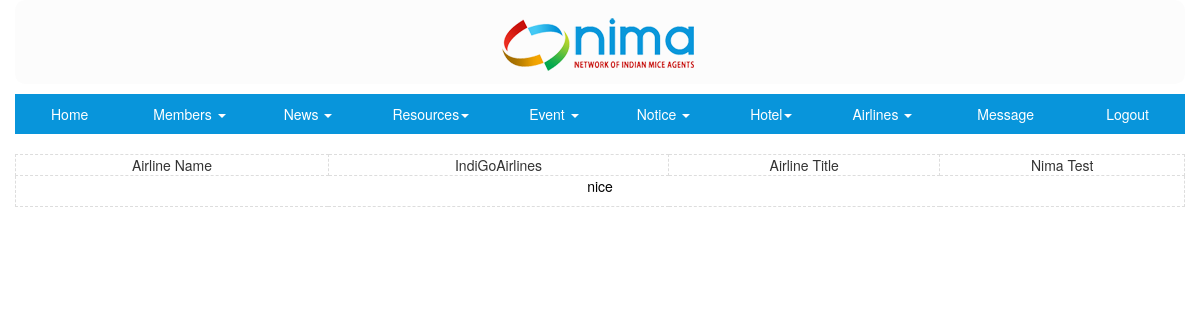
/admin/view-airline.php?view=1 (signed in), run on the app's committed database.
### tables this page shows
CREATE TABLE IF NOT EXISTS `airline` (
`id` int(11) NOT NULL,
  `airline` varchar(100) NOT NULL,
  `name` varchar(100) NOT NULL,
  `description` varchar(10000) NOT NULL
);

### admin/view-airline.php (the view, shortened to what this page needs)
 <!DOCTYPE html>
 <html><head>
  <link rel="stylesheet" href="../css/bootstrap.min.css" type="text/css" />
</head>
<body>
<div class="container"><?php  include "head.php";?></div>
<?php include "../includes/db-connect.php";include("session.php");
$view_id = $_GET['view'];
$data=mysql_query("select * from airline where id='$view_id'");
			$rec=mysql_fetch_row($data);
echo"
		<div class='container'>
		<br>
		<style>td{border:1px dashed #ddd;}th{border:1px dashed #ddd;}#a{textdecoration:none;color:black;}</style>
		<table width='100%' border='1'>
  <tr>
    <td><div align='center'>Airline Name </div></td>
    <td><div align='center'>$rec[1]</div></td>
    <td><div align='center'>Airline Title </div></td>
    <td><div align='center'>$rec[2]</div></td>
  </tr>
  <tr>
    <td colspan='4' id='a'><div align='center' >$rec[3]</div></td>
  </tr>
</table></div>";
?>
</body>
</html>

### admin/head.php (style rules this page uses)
.container { padding-left:0px; padding-right:0px; }

### admin/view-airline.php (style rules this page uses)
td { border:1px dashed #ddd; }
#a { textdecoration:none;color:black; }

### data on the page
airline: airline "IndiGoAirlines", name "Nima Test", description "nice"
